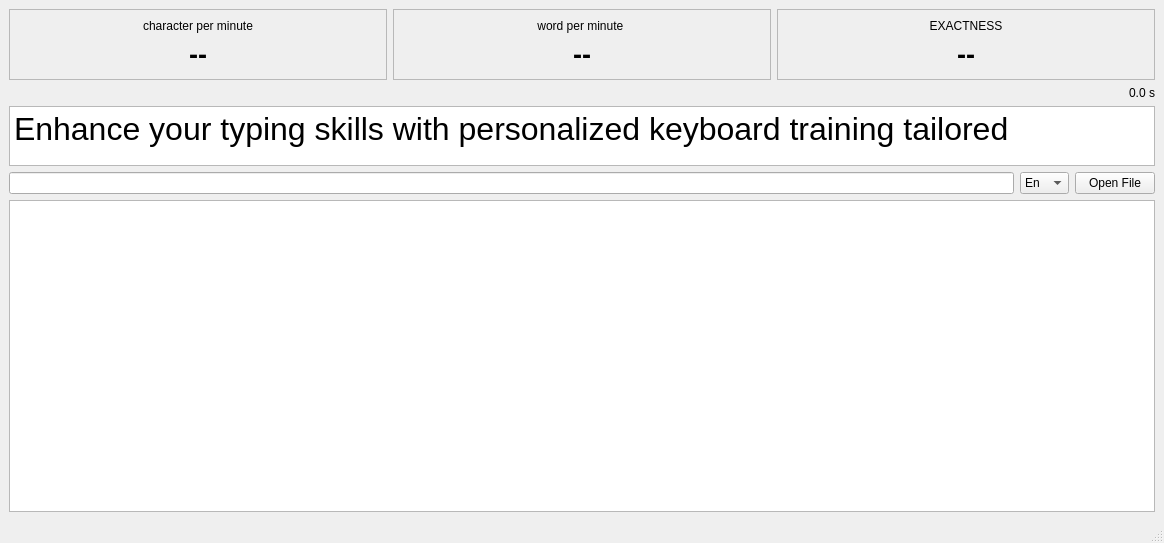
<?xml version="1.0" encoding="UTF-8"?>
<ui version="4.0">
 <class>MainWindow</class>
 <widget class="QMainWindow" name="MainWindow">
  <property name="geometry">
   <rect>
    <x>0</x>
    <y>0</y>
    <width>1164</width>
    <height>543</height>
   </rect>
  </property>
  <property name="windowTitle">
   <string>MainWindow</string>
  </property>
  <widget class="QWidget" name="centralwidget">
   <layout class="QGridLayout" name="gridLayout">
    <item row="8" column="0">
     <widget class="InputLineEdit" name="inputEdit"/>
    </item>
    <item row="8" column="1">
     <widget class="QComboBox" name="comboBox">
      <item>
       <property name="text">
        <string>En</string>
       </property>
      </item>
      <item>
       <property name="text">
        <string>De</string>
       </property>
      </item>
      <item>
       <property name="text">
        <string>Fr</string>
       </property>
      </item>
      <item>
       <property name="text">
        <string>Ara</string>
       </property>
      </item>
      <item>
       <property name="text">
        <string>Be</string>
       </property>
      </item>
      <item>
       <property name="text">
        <string>Cn</string>
       </property>
      </item>
     </widget>
    </item>
    <item row="8" column="2">
     <widget class="QPushButton" name="openFileButton">
      <property name="text">
       <string>Open File</string>
      </property>
     </widget>
    </item>
    <item row="7" column="0" colspan="3">
     <widget class="OutputTextEdit" name="outputTextEdit">
      <property name="sizePolicy">
       <sizepolicy hsizetype="Expanding" vsizetype="Fixed">
        <horstretch>0</horstretch>
        <verstretch>0</verstretch>
       </sizepolicy>
      </property>
      <property name="maximumSize">
       <size>
        <width>16777215</width>
        <height>60</height>
       </size>
      </property>
      <property name="font">
       <font>
        <pointsize>24</pointsize>
        <weight>50</weight>
        <italic>false</italic>
        <bold>false</bold>
       </font>
      </property>
      <property name="focusPolicy">
       <enum>Qt::NoFocus</enum>
      </property>
      <property name="readOnly">
       <bool>true</bool>
      </property>
      <property name="html">
       <string>&lt;!DOCTYPE HTML PUBLIC &quot;-//W3C//DTD HTML 4.0//EN&quot; &quot;http://www.w3.org/TR/REC-html40/strict.dtd&quot;&gt;
&lt;html&gt;&lt;head&gt;&lt;meta name=&quot;qrichtext&quot; content=&quot;1&quot; /&gt;&lt;style type=&quot;text/css&quot;&gt;
p, li { white-space: pre-wrap; }
&lt;/style&gt;&lt;/head&gt;&lt;body style=&quot; font-family:'Noto Sans'; font-size:24pt; font-weight:400; font-style:normal;&quot;&gt;
&lt;p style=&quot; margin-top:0px; margin-bottom:0px; margin-left:0px; margin-right:0px; -qt-block-indent:0; text-indent:0px;&quot;&gt;Enhance your typing skills with personalized keyboard training tailored&lt;/p&gt;&lt;/body&gt;&lt;/html&gt;</string>
      </property>
     </widget>
    </item>
    <item row="0" column="0" colspan="3">
     <layout class="QHBoxLayout" name="horizontalLayout">
      <item>
       <widget class="QFrame" name="cpm_frame">
        <property name="frameShape">
         <enum>QFrame::StyledPanel</enum>
        </property>
        <property name="frameShadow">
         <enum>QFrame::Raised</enum>
        </property>
        <layout class="QVBoxLayout" name="verticalLayout">
         <item>
          <widget class="QLabel" name="label_2">
           <property name="text">
            <string>character per minute</string>
           </property>
           <property name="alignment">
            <set>Qt::AlignCenter</set>
           </property>
          </widget>
         </item>
         <item>
          <widget class="QLabel" name="cpm">
           <property name="font">
            <font>
             <pointsize>20</pointsize>
             <weight>75</weight>
             <bold>true</bold>
            </font>
           </property>
           <property name="text">
            <string>--</string>
           </property>
           <property name="alignment">
            <set>Qt::AlignCenter</set>
           </property>
          </widget>
         </item>
        </layout>
       </widget>
      </item>
      <item>
       <widget class="QFrame" name="wpm_frame">
        <property name="frameShape">
         <enum>QFrame::StyledPanel</enum>
        </property>
        <property name="frameShadow">
         <enum>QFrame::Raised</enum>
        </property>
        <layout class="QVBoxLayout" name="verticalLayout_2">
         <item>
          <widget class="QLabel" name="label_4">
           <property name="text">
            <string>word per minute </string>
           </property>
           <property name="alignment">
            <set>Qt::AlignCenter</set>
           </property>
          </widget>
         </item>
         <item>
          <widget class="QLabel" name="wpm">
           <property name="font">
            <font>
             <pointsize>20</pointsize>
             <weight>75</weight>
             <bold>true</bold>
            </font>
           </property>
           <property name="text">
            <string>--</string>
           </property>
           <property name="alignment">
            <set>Qt::AlignCenter</set>
           </property>
          </widget>
         </item>
        </layout>
       </widget>
      </item>
      <item>
       <widget class="QFrame" name="accuracy_frame">
        <property name="frameShape">
         <enum>QFrame::StyledPanel</enum>
        </property>
        <property name="frameShadow">
         <enum>QFrame::Raised</enum>
        </property>
        <layout class="QVBoxLayout" name="verticalLayout_3">
         <item>
          <widget class="QLabel" name="label_5">
           <property name="text">
            <string>EXACTNESS</string>
           </property>
           <property name="alignment">
            <set>Qt::AlignCenter</set>
           </property>
          </widget>
         </item>
         <item>
          <widget class="QLabel" name="accuracy">
           <property name="font">
            <font>
             <pointsize>20</pointsize>
             <weight>75</weight>
             <bold>true</bold>
            </font>
           </property>
           <property name="text">
            <string>--</string>
           </property>
           <property name="alignment">
            <set>Qt::AlignCenter</set>
           </property>
          </widget>
         </item>
        </layout>
       </widget>
      </item>
     </layout>
    </item>
    <item row="10" column="0" colspan="3">
     <widget class="QGraphicsView" name="keyboardView">
      <property name="frameShape">
       <enum>QFrame::StyledPanel</enum>
      </property>
      <property name="frameShadow">
       <enum>QFrame::Sunken</enum>
      </property>
     </widget>
    </item>
    <item row="1" column="1" colspan="2">
     <widget class="QLabel" name="timerLabel">
      <property name="text">
       <string>0.0 s</string>
      </property>
      <property name="alignment">
       <set>Qt::AlignRight|Qt::AlignTrailing|Qt::AlignVCenter</set>
      </property>
     </widget>
    </item>
   </layout>
  </widget>
  <widget class="QStatusBar" name="statusbar"/>
 </widget>
 <customwidgets>
  <customwidget>
   <class>InputLineEdit</class>
   <extends>QLineEdit</extends>
   <header>InputLineEdit.h</header>
  </customwidget>
  <customwidget>
   <class>OutputTextEdit</class>
   <extends>QTextEdit</extends>
   <header>OutputTextEdit.h</header>
  </customwidget>
 </customwidgets>
 <resources/>
 <connections/>
</ui>
